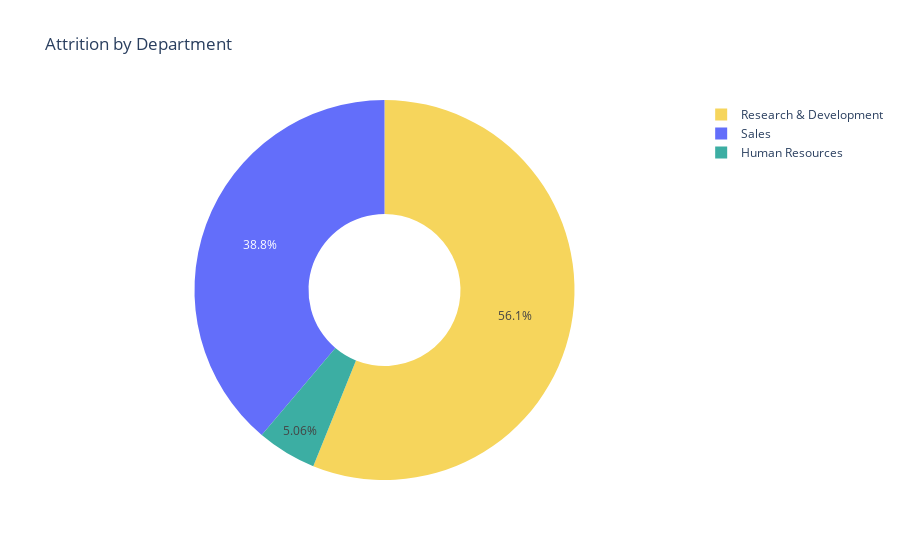

Source (notebook cell):
### Code cell
# Calculate the count of attrition by department
attrition_by = attr_df.groupby(['Department']).size().reset_index(name="Count")

# Create a donut chart
fig=go.Figure(data=[go.Pie(
    labels=attrition_by['Department'],
    values=attrition_by['Count'],
    hole=0.4,
    marker=dict(colors=['#3CAEA3','#F6D55C']),
    textposition='inside'
)])


# Update the Layout
fig.update_layout(title='Attrition by Department')


#Show the chart
fig

### Figure 1 — Plotly figure (JSON) as saved in the notebook; plotly's stock layout.template omitted (floating-point values rounded to 4 significant figures)
{"data": [{"hole": 0.4, "labels": ["Human Resources", "Research & Development", "Sales"], "marker": {"colors": ["#3CAEA3", "#F6D55C"]}, "textposition": "inside", "type": "pie", "values": [12, 133, 92]}], "layout": {"title": {"text": "Attrition by Department"}}}
